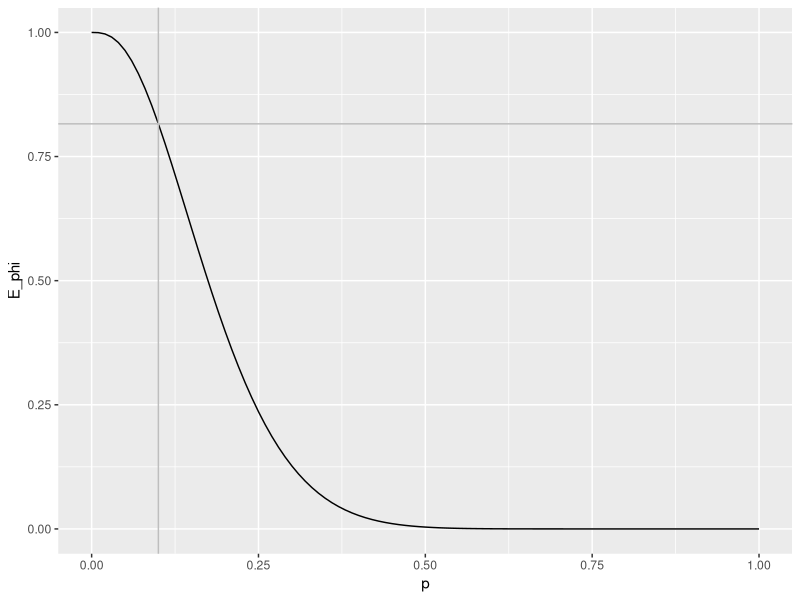
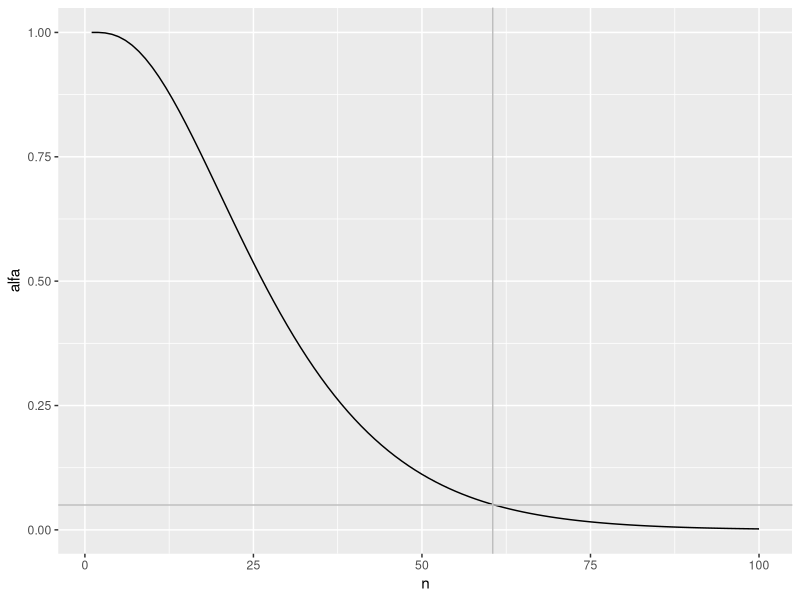

Recreate these plots in R, in order. (Note: this script raises an error after producing the figures.)
sum(dbinom(0:2, 15, 0.05))
sum(dbinom(0:2, 15, 0.1))
sum(dbinom(0:2, 15, 0.2))

library(tidyverse)
prob_rechazo <- function(p, n, RR) { sum(dbinom(RR, n, p)) }

df <- tibble(
  p = seq(0, 1, 0.01),
  E_phi = map_dbl(p, prob_rechazo, n = 15, RR = 0:2))
ggplot(df, aes(p, E_phi)) +
  geom_line() +
  geom_vline(xintercept = 0.1, color = 'gray') +
  geom_hline(yintercept = 0.8159, color = 'gray')

df <- tibble(
  n = seq.int(100),
  alfa = map_dbl(n, ~prob_rechazo(0.1, ., 0:2)))
ggplot(df, aes(n, alfa)) +
  geom_line() +
  geom_vline(xintercept = 60.5, color = 'gray') +
  geom_hline(yintercept = 0.05, color = 'gray')

map_dbl(59:62, ~prob_rechazo(0.1, ., 0:2))

df <- tibble(
  n = seq.int(100),
  alfa = map_dbl(n, ~prob_rechazo(0.1, ., 0:2)))
ggplot(df, aes(n, E_phi)) +
  geom_line() +
  geom_vline(xintercept = 60.5, color = 'gray') +
  geom_hline(yintercept = 0.05, color = 'gray')


S_tita <- function(tita, X) { sum(X>tita) }
max_x <- 1000
n <- 15
X <- sort(runif(n, 0, max_x))
df <- tibble(
  x = c(0, X),
  xend = c(X, max_x),
  y = n:0,
  yend = y
)
p <- (ggplot(df, aes(x=x, y=y, xend=xend, yend=yend)) +
#        geom_vline(aes(xintercept=x), linetype=2, color="grey") +
        geom_point() +  # Solid points to left
        geom_point(aes(x=xend, y=y), shape=1) +  # Open points to right
        geom_segment())  # Horizontal line segments
p